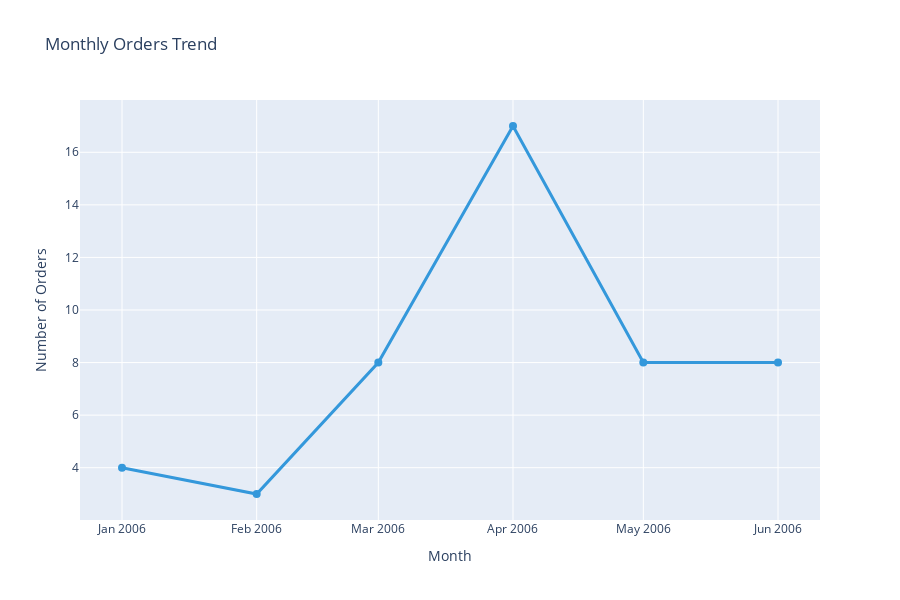

Notebook code cell kept with this figure:
### Markdown cell above
## 4. Monthly Orders Trend (Interactive)

### Code cell
if 'df' in locals():
    df['YearMonth'] = df['FullDate'].dt.to_period('M').astype(str)
    monthly_orders = df.groupby('YearMonth').size().reset_index(name='OrderCount')
    
    fig = px.line(
        monthly_orders,
        x='YearMonth',
        y='OrderCount',
        title='Monthly Orders Trend',
        markers=True
    )
    
    fig.update_traces(
        line=dict(color='#3498db', width=3),
        marker=dict(size=8)
    )
    
    fig.update_layout(
        xaxis_title='Month',
        yaxis_title='Number of Orders',
        height=600,
        hovermode='x unified'
    )
    
    try:
        fig.write_html("../figures/monthly_trend_notebook.html")
        fig.show()
    except Exception as e:
        print(f"Error displaying/saving plot: {e}")

### Figure 1 — Plotly figure (JSON) as saved in the notebook; plotly's stock layout.template omitted (floating-point values rounded to 4 significant figures)
{"data": [{"hovertemplate": "YearMonth=%{x}<br>OrderCount=%{y}<extra></extra>", "legendgroup": "", "line": {"color": "#3498db", "dash": "solid", "width": 3}, "marker": {"size": 8, "symbol": "circle"}, "mode": "lines+markers", "name": "", "orientation": "v", "showlegend": false, "type": "scatter", "x": ["2006-01", "2006-02", "2006-03", "2006-04", "2006-05", "2006-06"], "xaxis": "x", "y": [4, 3, 8, 17, 8, 8], "yaxis": "y"}], "layout": {"height": 600, "hovermode": "x unified", "legend": {"tracegroupgap": 0}, "title": {"text": "Monthly Orders Trend"}, "xaxis": {"anchor": "y", "domain": [0, 1], "title": {"text": "Month"}}, "yaxis": {"anchor": "x", "domain": [0, 1], "title": {"text": "Number of Orders"}}}}
